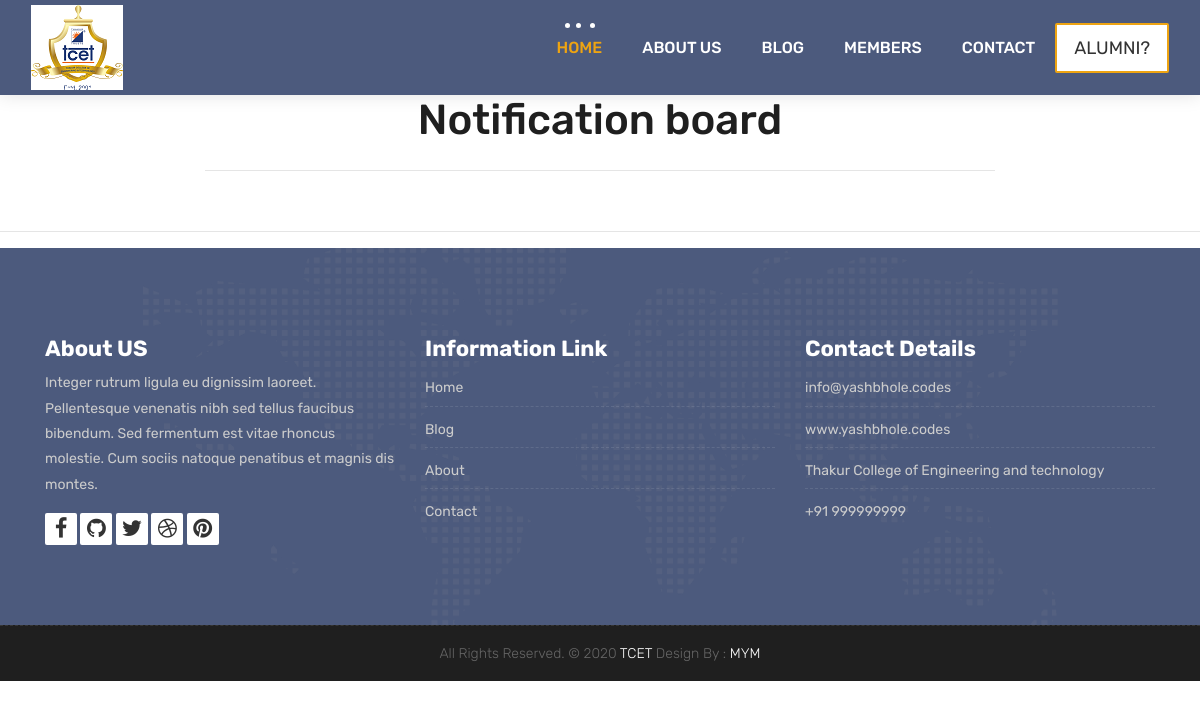
The page /notifications/ on the database as committed earlier.
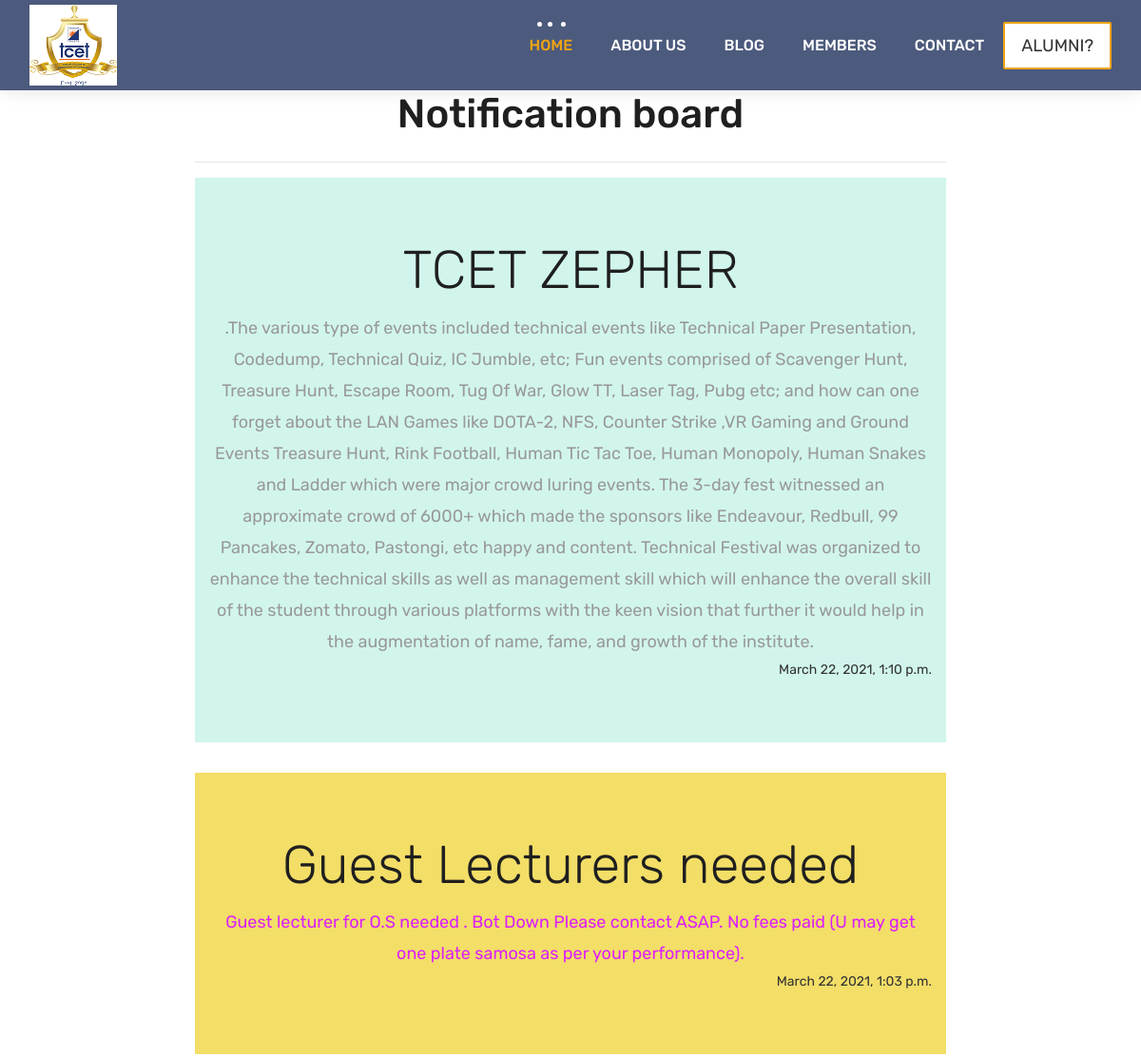
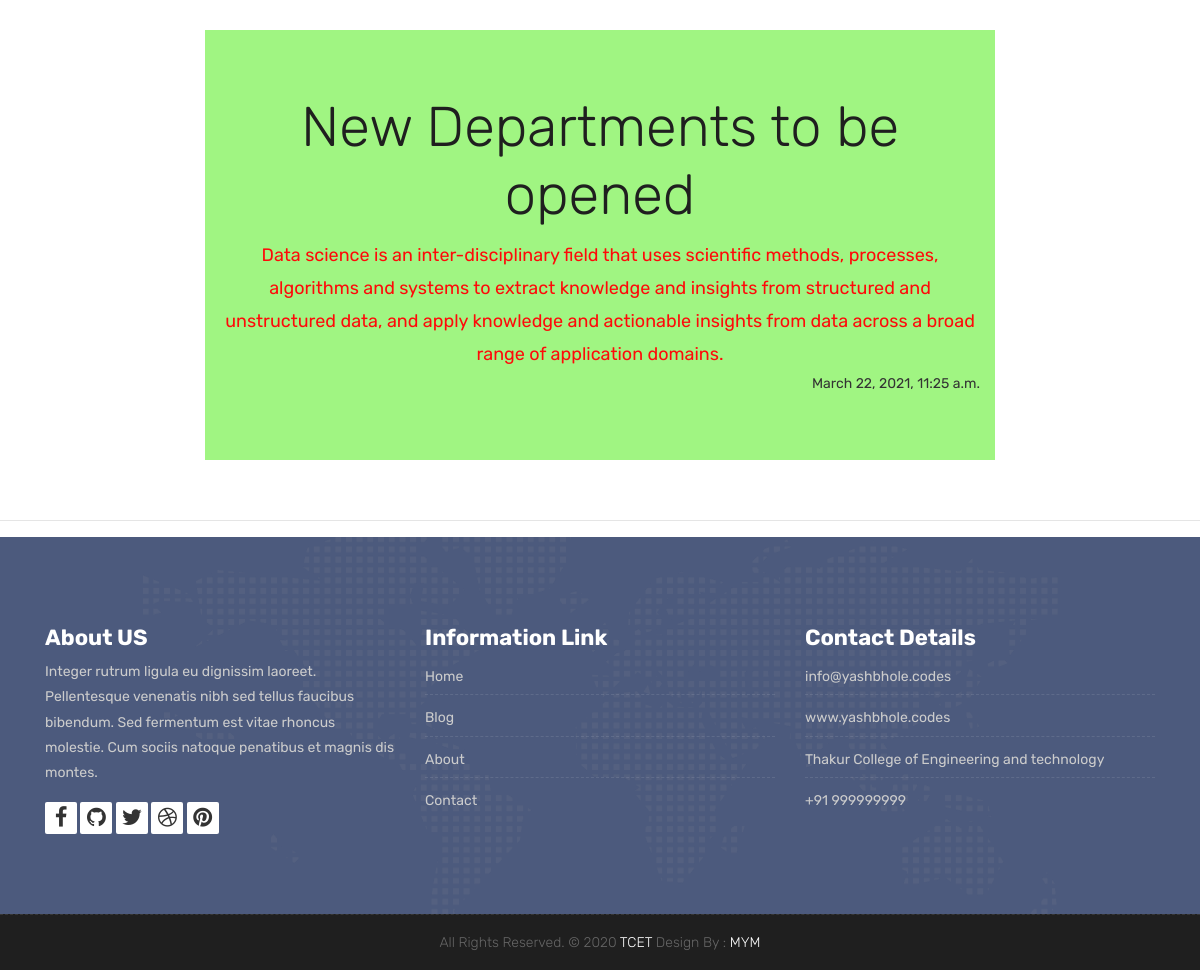
The same page on the database as committed later (2 pictures, top to bottom).
### website/models.py (models this page shows, shortened)
class Notification(models.Model):
    NEWS_TYPE = (
        ("Infomative", "Informative"),
        ("Events", "Events"),
        ("Urgent", "Urgent"),
    )
    Title = models.CharField(max_length=100)
    Type = models.CharField(max_length=100, choices=NEWS_TYPE)
    description = models.TextField(max_length=2500)
    created = models.DateTimeField(default=timezone.now)

### website/views.py (the view)
# urls.py: path('notifications/',notification_system, name='notification'),
def notification_system(request):
    context={}
    Notification_list = Notification.objects.all().order_by('created').reverse()
    template = 'website/notifications.html'
    context['Notification_list'] = Notification_list
    return render(request, template, context)

### website/templates/website/notifications.html (shortened to what this page needs)
{% extends 'website/header_&_footer.html' %}
{% load static %}
	{% block content %}
	<div class="section-title row text-center">
                <div class="col-md-8 offset-md-2">
                    <h3>Notification board</h3>
                    <hr>
                    {% for notification in Notification_list %}
                    {% if notification.Type == 'Events' %}
                    <div class="jumbotron jumbotron-fluid" style="background-color:#d1f5ed">
                      <div class="container">
                        <h1 class="display-4">{{ notification.Title }}</h1>
                        <p class="lead">{{ notification.description }}</p>
                        <div class="float-right">{{ notification.created}}</div><br>
                      </div>
                    </div>
                    {% elif notification.Type == 'Infomative' %}
                    <div class="jumbotron jumbotron-fluid" style="background-color:#a0f582">
                      <div class="container">
                        <h1 class="display-4">{{ notification.Title }}</h1>
                        <p style="color:#ff0909">{{ notification.description }}</p>
                        <div class="float-right">{{ notification.created}}</div><br>
                      </div>
                    </div>
                    {% elif notification.Type == 'Urgent' %}
                    <div class="jumbotron jumbotron-fluid" style="background-color:#f3de67">
                      <div class="container">
                        <h1 class="display-4">{{ notification.Title }}</h1>
                        <p class="lead" style="color:#db1ffa">{{ notification.description }}</p>
                        <div class="float-right">{{ notification.created}}</div><br>
                      </div>
                    </div>
                    {% endif %}
                    {% endfor %}
                </div>
            </div>
        <hr>
    {% endblock %}

Rows that differ between the two databases and show on the page:
added Notification: Title "TCET ZEPHER", description ".The various type of events included technical events like Technical Paper Presentation, Codedump, Technical Quiz, IC Jumble, etc; Fun events comprised of Scavenger Hunt, Treasure Hunt, Escape Room, Tug Of War, Glow TT, Laser Tag, Pubg etc; and how can one forget about the LAN Games like DOTA-2, NFS, Counter Strike ,VR Gaming and Ground Events Treasure Hunt, Rink Football, Human Tic Tac Toe, Human Monopoly, Human Snakes and Ladder which were major crowd luring events. The 3-day fest witnessed an approximate crowd of 6000+ which made the sponsors like Endeavour, Redbull, 99 Pancakes, Zomato, Pastongi, etc happy and content. Technical Festival was organized to enhance the technical skills as…", created "March 22, 2021, 1:10 p.m."
added Notification: Title "Guest Lecturers needed", description "Guest lecturer for O.S needed . Bot Down Please contact ASAP. No fees paid (U may get one plate samosa as per your performance).", created "March 22, 2021, 1:03 p.m."
added Notification: Title "New Departments to be opened", description "Data science is an inter-disciplinary field that uses scientific methods, processes, algorithms and systems to extract knowledge and insights from structured and unstructured data, and apply knowledge and actionable insights from data across a broad range of application domains.", created "March 22, 2021, 11:25 a.m."
